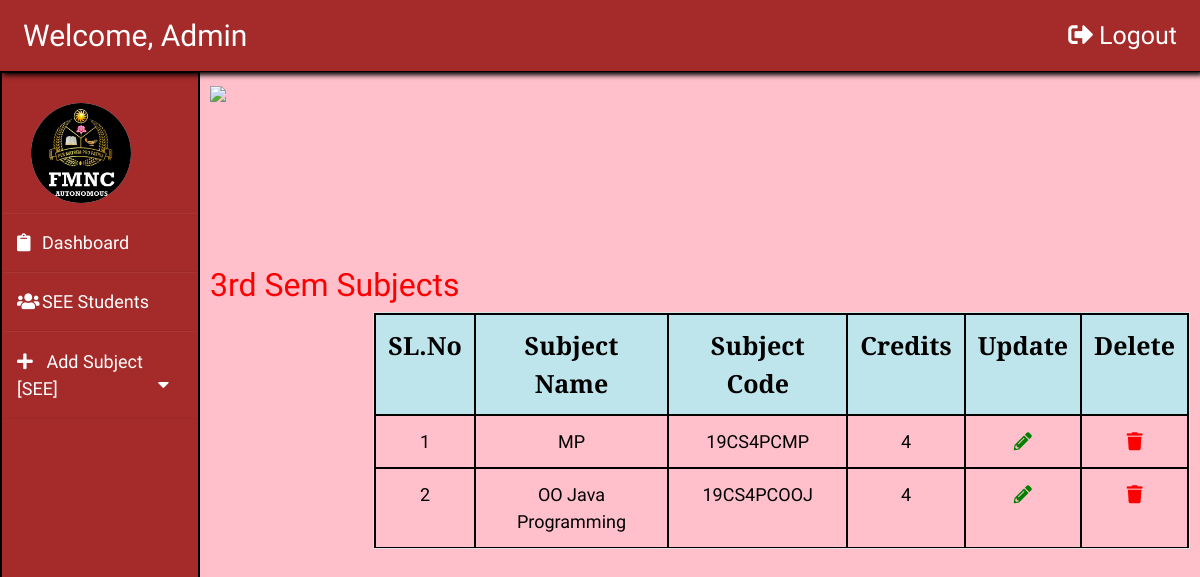
The page /admin/dashboard.php?page=disp_s3 (signed in) on the database its author committed.
### tables this page shows
CREATE TABLE `add_s3` (
  `id` int(255) NOT NULL,
  `sub_name` varchar(255) NOT NULL,
  `sub_code` varchar(255) NOT NULL,
  `credits` bigint(255) NOT NULL
);

### admin/disp_see/disp_s3.php (the view, shortened to what this page needs)
<?php
    require_once('../connection.php');
    $query1 = "SELECT * FROM add_s3";
    $result = mysqli_query($con,$query1);
    $rr=mysqli_num_rows($result);
    if(!$rr)
    {
        echo "<h2 style='color:red;color:#ff0000;font-family:Acme;'>No Subjects Listed/Added Yet.</h2>";
    }
    else
    {
?>
<!DOCTYPE html>
<html lang="en">
<head>
    <link rel="stylesheet" href="https://use.fontawesome.com/releases/v5.3.1/css/all.css">
    </head>
<body>
    <img id="head" width="500px" style = "font-family:'PT Serif';" left:10 align='left' src = "../css/images/bmsheader.jpeg">
    <br /><br /><br /><br /><br /><br />
    <h2 style="color:#ff0000;font-family:'Acme';" class = "page-header">3rd Sem Subjects</h2>
    <div class = "col-lg-10 mcon text-center">
        <table id="mytab1" width = "100%" class="mtab table table-bordered table-hover table-responsive" style="margin-top:0;">
    	    <tr align = 'center' style = "background-color:rgba(128,0,128,0.3);color:black;font-size:25px;font-family: 'PT serif';" class="table-info">
                <th style='border:2px solid black'>SL.No</th>
                <th style='border:2px solid black'>Subject Name</th>
                <th style='border:2px solid black'>Subject Code</th>
                <th style='border:2px solid black'>Credits</th>
                <th style='border:2px solid black'>Update</th>
                <th style='border:2px solid black'>Delete</th>
            </tr>
            <?php
                $i=1;
                while($row = mysqli_fetch_array($result))
                    {
                        echo "<tr style='color:black;border-bottom:2px solid black;font-size:18px;border-right:2px solid black;border-top:2px solid black;border-left:2px solid black;'>";
                        echo "<td style='border:2px solid black' align = 'center'>".$i."</td>";
                        echo "<td style='border:2px solid black' align = 'center'>".$row['sub_name']."</td>";
                        echo "<td style='border:2px solid black' align = 'center'>".$row['sub_code']."</td>";
                        echo "<td style='border:2px solid black' align = 'center'>".$row['credits']."</td>";
            ?>
                        <td align = 'center' style='border:2px solid black'> <a href="update_s3.php?id=<?php echo $row['id']; ?>" style='color:green'><i class = "fas fa-pencil-alt"></i></a> </td>
                        <td align = 'center' style='border:2px solid black'> <a href="javascript:DeleteUser('<?php echo $row['id']; ?>')" style='color:red'><i class = "fas fa-trash"></i></a> </td>
            <?php
                $i++;
                }
            ?>
            <?php
                }
            ?>
        </table>
    </div>
</body>
</html>

### css/dashboard.css (style rules this page uses)
body { padding-top: 50px; }
.main .page-header { margin-top: 0; }

### admin/dashboard.php (style rules this page uses)
body { background-color:pink; }

### admin/disp_see/disp_s3.php (style rules this page uses)
.mcon { margin-top: auto; margin-left: auto; padding: 0; }
.mtab { margin-top: auto; margin-left: auto; padding: 0; font-family: 'Acme'; }
table th { text-align: center; }

### rows shown on the page
add_s3: sub_name "MP", sub_code "19CS4PCMP", credits "4"
add_s3: sub_name "OO Java Programming", sub_code "19CS4PCOOJ", credits "4"
